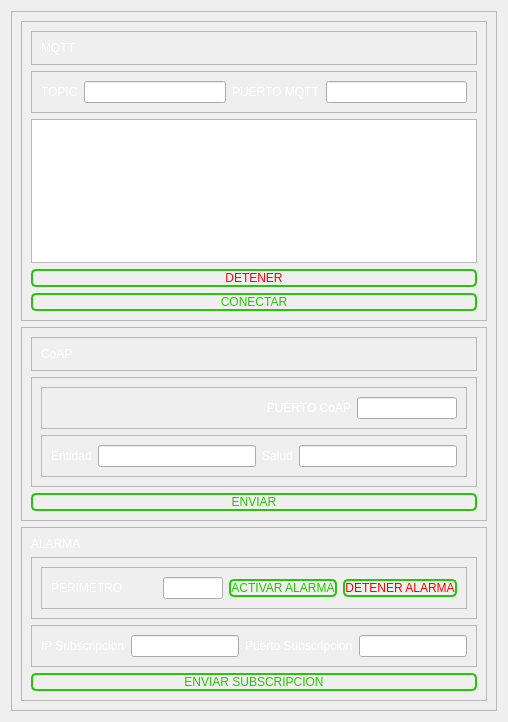
               <widget class="QWidget" name="page_4">
                <property name="maximumSize">
                 <size>
                  <width>600090</width>
                  <height>151600</height>
                 </size>
                </property>
                <layout class="QVBoxLayout" name="verticalLayout_25">
                 <item>
                  <widget class="QFrame" name="frame_33">
                   <property name="frameShape">
                    <enum>QFrame::StyledPanel</enum>
                   </property>
                   <property name="frameShadow">
                    <enum>QFrame::Raised</enum>
                   </property>
                   <layout class="QVBoxLayout" name="verticalLayout_20">
                    <item>
                     <widget class="QFrame" name="frame_35">
                      <property name="maximumSize">
                       <size>
                        <width>16777215</width>
                        <height>300</height>
                       </size>
                      </property>
                      <property name="styleSheet">
                       <string notr="true">color: white;</string>
                      </property>
                      <property name="frameShape">
                       <enum>QFrame::StyledPanel</enum>
                      </property>
                      <property name="frameShadow">
                       <enum>QFrame::Raised</enum>
                      </property>
                      <layout class="QVBoxLayout" name="verticalLayout_23">
                       <item>
                        <widget class="QFrame" name="frame_36">
                         <property name="maximumSize">
                          <size>
                           <width>16777215</width>
                           <height>50</height>
                          </size>
                         </property>
                         <property name="frameShape">
                          <enum>QFrame::StyledPanel</enum>
                         </property>
                         <property name="frameShadow">
                          <enum>QFrame::Raised</enum>
                         </property>
                         <layout class="QVBoxLayout" name="verticalLayout_26">
                          <item>
                           <widget class="QLabel" name="label_30">
                            <property name="styleSheet">
                             <string notr="true">color: white;</string>
                            </property>
                            <property name="text">
                             <string>MQTT</string>
                            </property>
                           </widget>
                          </item>
                         </layout>
                        </widget>
                       </item>
                       <item>
                        <widget class="QFrame" name="frame_37">
                         <property name="maximumSize">
                          <size>
                           <width>16777215</width>
                           <height>200</height>
                          </size>
                         </property>
                         <property name="frameShape">
                          <enum>QFrame::StyledPanel</enum>
                         </property>
                         <property name="frameShadow">
                          <enum>QFrame::Raised</enum>
                         </property>
                         <layout class="QHBoxLayout" name="horizontalLayout_25">
                          <item>
                           <widget class="QLabel" name="label_31">
                            <property name="text">
                             <string>TOPIC</string>
                            </property>
                           </widget>
                          </item>
                          <item>
                           <widget class="QLineEdit" name="topicMQTT"/>
                          </item>
                          <item>
                           <widget class="QLabel" name="label_32">
                            <property name="text">
                             <string>PUERTO MQTT</string>
                            </property>
                           </widget>
                          </item>
                          <item>
                           <widget class="QLineEdit" name="puertoMQTT"/>
                          </item>
                         </layout>
                        </widget>
                       </item>
                       <item>
                        <widget class="QTextEdit" name="textMQTT">
                         <property name="styleSheet">
                          <string notr="true">backgorund-color:transparent;
color: black;</string>
                         </property>
                        </widget>
                       </item>
                       <item>
                        <widget class="QPushButton" name="bt_parar_MQTT">
                         <property name="maximumSize">
                          <size>
                           <width>16000</width>
                           <height>16777215</height>
                          </size>
                         </property>
                         <property name="styleSheet">
                          <string notr="true">QPushButton{
font: 87 12pt &quot;Arial Black&quot;;
background-color: #000000ff;
color: rgb(255,0,0);
border-radius: 5px;
border: 2px solid rgb(39,198,09);
}

QPushButton:hover{
background-color: rgb(255,50,100);
}</string>
                         </property>
                         <property name="text">
                          <string>DETENER</string>
                         </property>
                         <property name="iconSize">
                          <size>
                           <width>32</width>
                           <height>32</height>
                          </size>
                         </property>
                        </widget>
                       </item>
                       <item>
                        <widget class="QPushButton" name="bt_enviar_MQTT">
                         <property name="styleSheet">
                          <string notr="true">QPushButton{
font: 87 12pt &quot;Arial Black&quot;;
background-color: #000000ff;
color: rgb(39,198,0);
border-radius: 5px;
border: 2px solid rgb(39,198,09);
}

QPushButton:hover{
background-color: rgb(27,67,50);
}</string>
                         </property>
                         <property name="text">
                          <string>CONECTAR</string>
                         </property>
                        </widget>
                       </item>
                      </layout>
                     </widget>
                    </item>
                    <item>
                     <widget class="QFrame" name="frame_34">
                      <property name="maximumSize">
                       <size>
                        <width>16777215</width>
                        <height>300</height>
                       </size>
                      </property>
                      <property name="styleSheet">
                       <string notr="true">color: white;</string>
                      </property>
                      <property name="frameShape">
                       <enum>QFrame::StyledPanel</enum>
                      </property>
                      <property name="frameShadow">
                       <enum>QFrame::Raised</enum>
                      </property>
                      <layout class="QVBoxLayout" name="verticalLayout_27">
                       <item>
                        <widget class="QFrame" name="frame_39">
                         <property name="maximumSize">
                          <size>
                           <width>16777215</width>
                           <height>80</height>
                          </size>
                         </property>
                         <property name="frameShape">
                          <enum>QFrame::StyledPanel</enum>
                         </property>
                         <property name="frameShadow">
                          <enum>QFrame::Raised</enum>
                         </property>
                         <layout class="QVBoxLayout" name="verticalLayout_28">
                          <item>
                           <widget class="QLabel" name="label_33">
                            <property name="text">
                             <string>CoAP</string>
                            </property>
                           </widget>
                          </item>
                         </layout>
                        </widget>
                       </item>
                       <item>
                        <widget class="QFrame" name="frame_38">
                         <property name="maximumSize">
                          <size>
                           <width>16777215</width>
                           <height>250</height>
                          </size>
                         </property>
                         <property name="frameShape">
                          <enum>QFrame::StyledPanel</enum>
                         </property>
                         <property name="frameShadow">
                          <enum>QFrame::Raised</enum>
                         </property>
                         <layout class="QVBoxLayout" name="verticalLayout_29">
                          <item>
                           <widget class="QFrame" name="frame_41">
                            <property name="maximumSize">
                             <size>
                              <width>16777215</width>
                              <height>150</height>
                             </size>
                            </property>
                            <property name="frameShape">
                             <enum>QFrame::StyledPanel</enum>
                            </property>
                            <property name="frameShadow">
                             <enum>QFrame::Raised</enum>
                            </property>
                            <layout class="QHBoxLayout" name="horizontalLayout_26">
                             <item>
                              <widget class="QLabel" name="label_35">
                               <property name="layoutDirection">
                                <enum>Qt::LeftToRight</enum>
                               </property>
                               <property name="text">
                                <string>PUERTO CoAP</string>
                               </property>
                               <property name="textFormat">
                                <enum>Qt::AutoText</enum>
                               </property>
                               <property name="alignment">
                                <set>Qt::AlignRight|Qt::AlignTrailing|Qt::AlignVCenter</set>
                               </property>
                              </widget>
                             </item>
                             <item>
                              <widget class="QLineEdit" name="puertoCoAP">
                               <property name="maximumSize">
                                <size>
                                 <width>100</width>
                                 <height>16777215</height>
                                </size>
                               </property>
                              </widget>
                             </item>
                            </layout>
                           </widget>
                          </item>
                          <item>
                           <widget class="QFrame" name="frame_40">
                            <property name="maximumSize">
                             <size>
                              <width>16777215</width>
                              <height>150</height>
                             </size>
                            </property>
                            <property name="frameShape">
                             <enum>QFrame::StyledPanel</enum>
                            </property>
                            <property name="frameShadow">
                             <enum>QFrame::Raised</enum>
                            </property>
                            <layout class="QHBoxLayout" name="horizontalLayout_21">
                             <item>
                              <widget class="QLabel" name="label_34">
                               <property name="text">
                                <string>Entidad</string>
                               </property>
                              </widget>
                             </item>
                             <item>
                              <widget class="QLineEdit" name="entidadCoAP"/>
                             </item>
                             <item>
                              <widget class="QLabel" name="label_14">
                               <property name="text">
                                <string>Salud</string>
                               </property>
                              </widget>
                             </item>
                             <item>
                              <widget class="QLineEdit" name="valorCoAP"/>
                             </item>
                            </layout>
                           </widget>
                          </item>
                         </layout>
                        </widget>
                       </item>
                       <item>
                        <widget class="QPushButton" name="bt_enviar_CoAP">
                         <property name="styleSheet">
                          <string notr="true">QPushButton{
font: 87 12pt &quot;Arial Black&quot;;
background-color: #000000ff;
color: rgb(39,198,0);
border-radius: 5px;
border: 2px solid rgb(39,198,09);
}

QPushButton:hover{
background-color: rgb(27,67,50);
}</string>
                         </property>
                         <property name="text">
                          <string>ENVIAR</string>
                         </property>
                        </widget>
                       </item>
                      </layout>
                     </widget>
                    </item>
                    <item>
                     <widget class="QFrame" name="frame_32">
                      <property name="frameShape">
                       <enum>QFrame::StyledPanel</enum>
                      </property>
                      <property name="frameShadow">
                       <enum>QFrame::Raised</enum>
                      </property>
                      <layout class="QVBoxLayout" name="verticalLayout_24">
                       <item>
                        <widget class="QLabel" name="label_29">
                         <property name="styleSheet">
                          <string notr="true">color:white;</string>
                         </property>
                         <property name="text">
                          <string>ALARMA</string>
                         </property>
                        </widget>
                       </item>
                       <item>
                        <widget class="QFrame" name="frame_42">
                         <property name="maximumSize">
                          <size>
                           <width>16777215</width>
                           <height>80</height>
                          </size>
                         </property>
                         <property name="frameShape">
                          <enum>QFrame::StyledPanel</enum>
                         </property>
                         <property name="frameShadow">
                          <enum>QFrame::Raised</enum>
                         </property>
                         <layout class="QHBoxLayout" name="horizontalLayout_35">
                          <item>
                           <widget class="QFrame" name="frame_48">
                            <property name="maximumSize">
                             <size>
                              <width>3050</width>
                              <height>100</height>
                             </size>
                            </property>
                            <property name="frameShape">
                             <enum>QFrame::StyledPanel</enum>
                            </property>
                            <property name="frameShadow">
                             <enum>QFrame::Raised</enum>
                            </property>
                            <layout class="QHBoxLayout" name="horizontalLayout_36">
                             <item>
                              <widget class="QLabel" name="label_41">
                               <property name="maximumSize">
                                <size>
                                 <width>140</width>
                                 <height>16777215</height>
                                </size>
                               </property>
                               <property name="styleSheet">
                                <string notr="true">color:white;</string>
                               </property>
                               <property name="text">
                                <string>PERIMETRO</string>
                               </property>
                              </widget>
                             </item>
                             <item>
                              <widget class="QLineEdit" name="linePERIMETRO_3">
                               <property name="maximumSize">
                                <size>
                                 <width>60</width>
                                 <height>16777215</height>
                                </size>
                               </property>
                               <property name="styleSheet">
                                <string notr="true">color:white;</string>
                               </property>
                              </widget>
                             </item>
                             <item>
                              <widget class="QPushButton" name="bt_enviar_alarma_3">
                               <property name="maximumSize">
                                <size>
                                 <width>16000</width>
                                 <height>16777215</height>
                                </size>
                               </property>
                               <property name="styleSheet">
                                <string notr="true">QPushButton{
font: 87 12pt &quot;Arial Black&quot;;
background-color: #000000ff;
color: rgb(39,198,0);
border-radius: 5px;
border: 2px solid rgb(39,198,09);
}

QPushButton:hover{
background-color: rgb(27,67,50);
}</string>
                               </property>
                               <property name="text">
                                <string>ACTIVAR ALARMA</string>
                               </property>
                               <property name="iconSize">
                                <size>
                                 <width>32</width>
                                 <height>32</height>
                                </size>
                               </property>
                              </widget>
                             </item>
                             <item>
                              <widget class="QPushButton" name="bt_parar_alarma_3">
                               <property name="maximumSize">
                                <size>
                                 <width>16000</width>
                                 <height>16777215</height>
                                </size>
                               </property>
                               <property name="styleSheet">
                                <string notr="true">QPushButton{
font: 87 12pt &quot;Arial Black&quot;;
background-color: #000000ff;
color: rgb(255,0,0);
border-radius: 5px;
border: 2px solid rgb(39,198,09);
}

QPushButton:hover{
background-color: rgb(255,50,100);
}</string>
                               </property>
                               <property name="text">
                                <string>DETENER ALARMA</string>
                               </property>
                               <property name="iconSize">
                                <size>
                                 <width>32</width>
                                 <height>32</height>
                                </size>
                               </property>
                              </widget>
                             </item>
                            </layout>
                           </widget>
                          </item>
                         </layout>
                        </widget>
                       </item>
                       <item>
                        <widget class="QFrame" name="frame_43">
                         <property name="maximumSize">
                          <size>
                           <width>16777215</width>
                           <height>150</height>
                          </size>
                         </property>
                         <property name="frameShape">
                          <enum>QFrame::StyledPanel</enum>
                         </property>
                         <property name="frameShadow">
                          <enum>QFrame::Raised</enum>
                         </property>
                         <layout class="QHBoxLayout" name="horizontalLayout_24">
                          <item>
                           <widget class="QLabel" name="label_36">
                            <property name="styleSheet">
                             <string notr="true">color:white;</string>
                            </property>
                            <property name="text">
                             <string>IP Subscripcion</string>
                            </property>
                           </widget>
                          </item>
                          <item>
                           <widget class="QLineEdit" name="subscripcionIP">
                            <property name="styleSheet">
                             <string notr="true">color:white;</string>
                            </property>
                           </widget>
                          </item>
                          <item>
                           <widget class="QLabel" name="label_37">
                            <property name="styleSheet">
                             <string notr="true">color:white;</string>
                            </property>
                            <property name="text">
                             <string>Puerto Subscripcion</string>
                            </property>
                           </widget>
                          </item>
                          <item>
                           <widget class="QLineEdit" name="subscripcionPuerto">
                            <property name="styleSheet">
                             <string notr="true">color:white;</string>
                            </property>
                           </widget>
                          </item>
                         </layout>
                        </widget>
                       </item>
                       <item>
                        <widget class="QPushButton" name="bt_enviar_subscripcion">
                         <property name="maximumSize">
                          <size>
                           <width>16000</width>
                           <height>16777215</height>
                          </size>
                         </property>
                         <property name="styleSheet">
                          <string notr="true">QPushButton{
font: 87 12pt &quot;Arial Black&quot;;
background-color: #000000ff;
color: rgb(39,198,0);
border-radius: 5px;
border: 2px solid rgb(39,198,09);
}

QPushButton:hover{
background-color: rgb(27,67,50);
}</string>
                         </property>
                         <property name="text">
                          <string>ENVIAR SUBSCRIPCION</string>
                         </property>
                         <property name="iconSize">
                          <size>
                           <width>32</width>
                           <height>32</height>
                          </size>
                         </property>
                        </widget>
                       </item>
                      </layout>
                     </widget>
                    </item>
                   </layout>
                  </widget>
                 </item>
                </layout>
               </widget>
